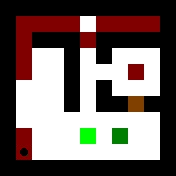

Rendered tile map (Tiled .tmx) drawn with the repository's tilesets; below, a short description and the full map source, tile grids included:
An orthogonal 11x11 tile map with 16x16 px tiles, 3 tile layers (Layer1, Layer2, Layer3).

<map version="1.0" orientation="orthogonal" renderorder="right-down" width="11" height="11" tilewidth="16" tileheight="16" nextobjectid="1">
 <tileset firstgid="1" source="Tiles.tsx" />
 <layer name="Layer1" width="11" height="11">
  <data encoding="csv">
1,1,1,1,1,1,1,1,1,1,1,
1,5,5,5,5,5,5,5,5,5,1,
1,5,1,1,1,5,1,1,1,1,1,
1,5,5,5,1,5,1,5,5,5,1,
1,5,5,5,1,5,5,5,5,5,1,
1,5,5,5,1,5,1,5,5,5,1,
1,5,5,5,1,5,1,1,5,1,1,
1,5,5,5,5,5,5,5,5,5,1,
1,5,5,5,5,5,5,5,5,5,1,
1,5,5,5,5,5,5,5,5,5,1,
1,1,1,1,1,1,1,1,1,1,1
</data>
 </layer>
 <layer name="Layer2" width="11" height="11">
  <data encoding="csv">
0,0,0,0,0,0,0,0,0,0,0,
0,3,3,3,3,0,3,3,3,3,0,
0,3,0,0,0,3,0,0,0,0,0,
0,3,0,0,0,0,0,0,0,0,0,
0,3,0,0,0,0,0,0,3,0,0,
0,0,0,0,0,0,0,0,0,0,0,
0,0,0,0,0,0,0,0,9,0,0,
0,0,0,0,0,0,0,0,0,0,0,
0,3,0,0,0,4,0,2,0,0,0,
0,7,0,0,0,0,0,0,0,0,0,
0,0,0,0,0,0,0,0,0,0,0
</data>
 </layer>
 <layer name="Layer3" width="11" height="11">
  <data encoding="csv">
0,0,0,0,0,0,0,0,0,0,0,
0,0,0,0,0,0,0,0,0,0,0,
0,0,0,0,0,0,0,0,0,0,0,
0,0,0,0,0,0,0,0,0,0,0,
0,0,0,0,0,0,0,0,0,0,0,
0,0,0,0,0,0,0,0,0,0,0,
0,0,0,0,0,0,0,0,0,0,0,
0,0,0,0,0,0,0,0,0,0,0,
0,0,0,0,0,0,0,0,0,0,0,
0,0,0,0,0,0,0,0,0,0,0,
0,0,0,0,0,0,0,0,0,0,0
</data>
 </layer>
</map>
